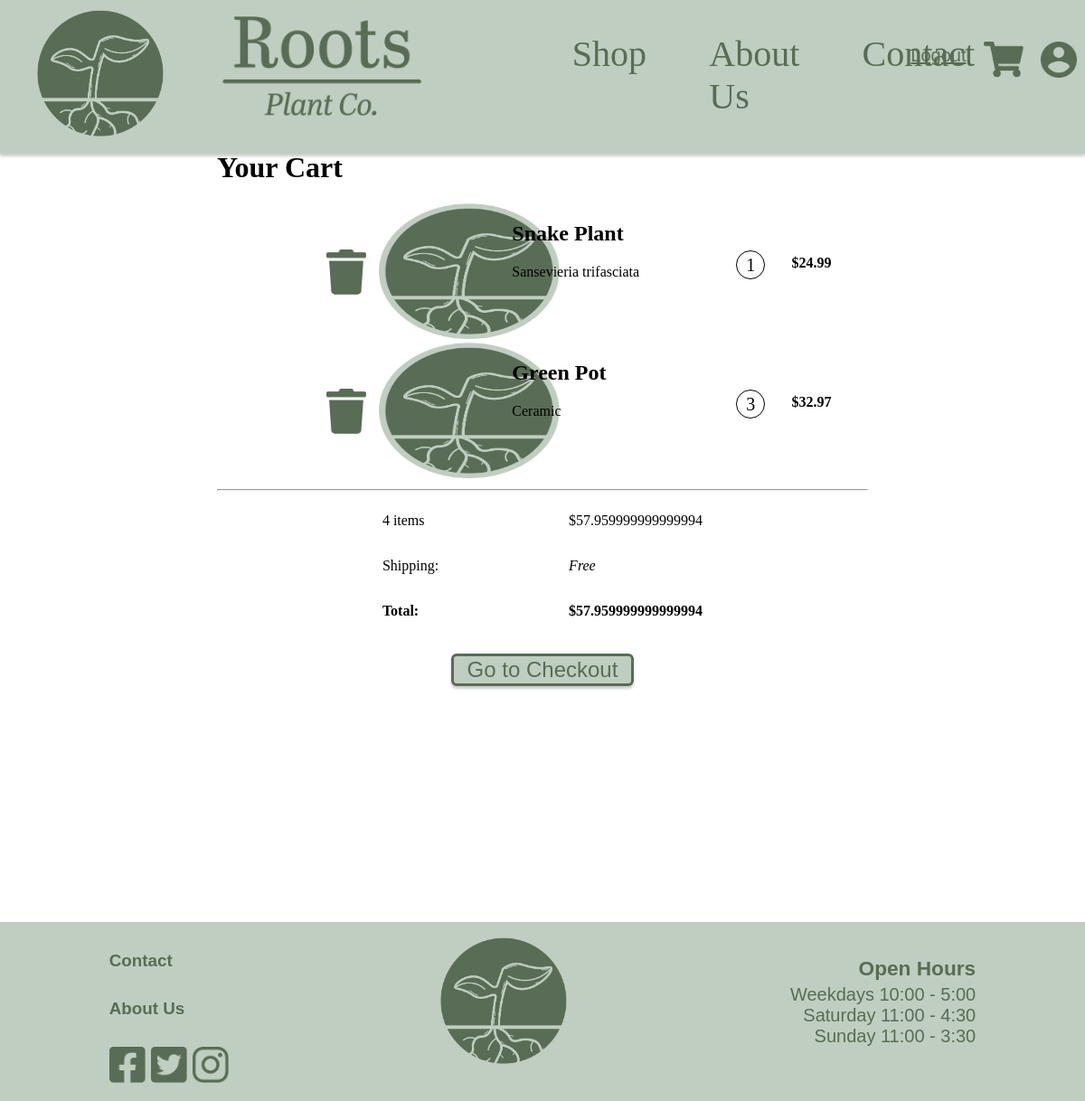
The app's page /viewCart (signed in), older data.
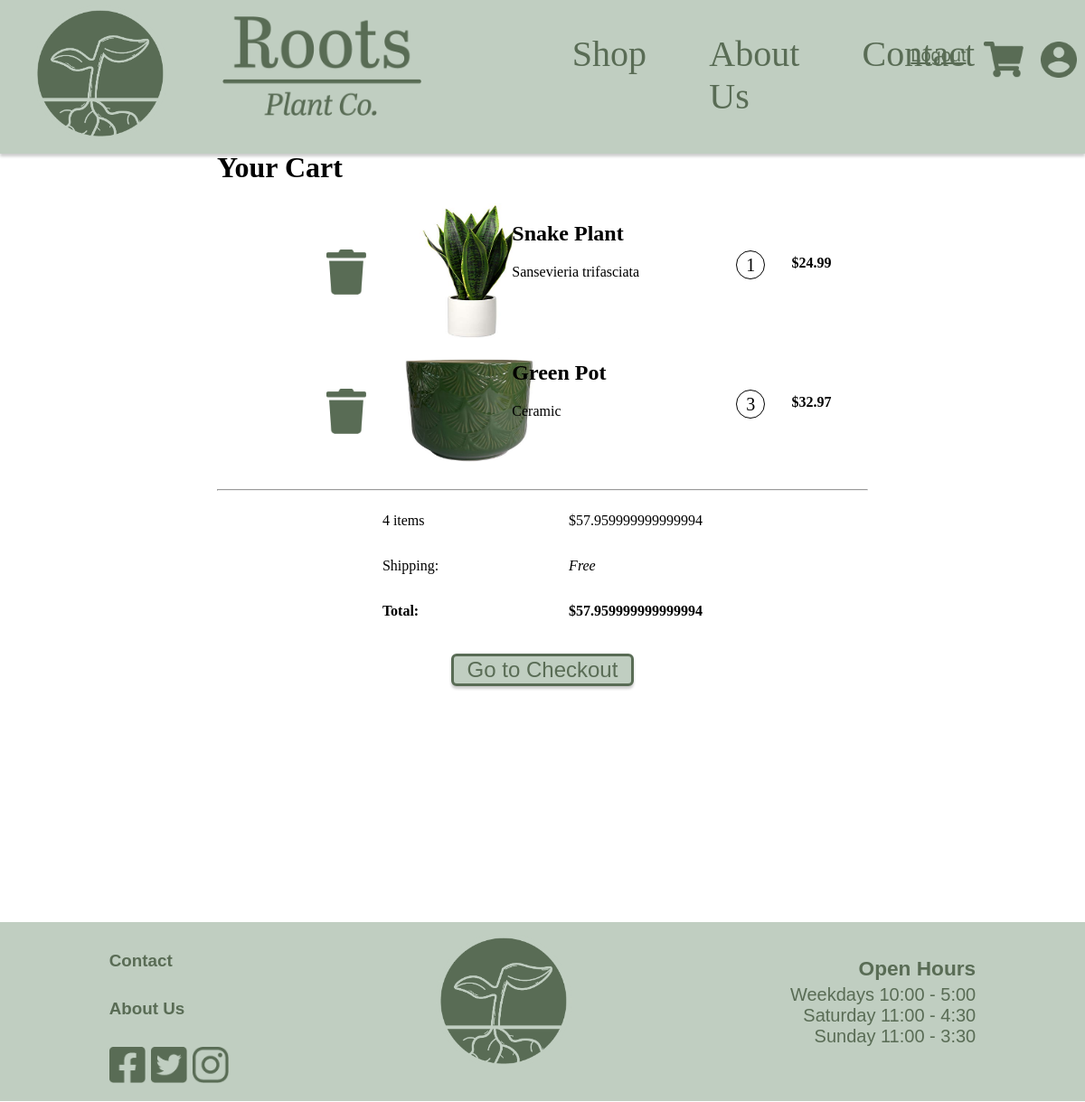
The same page, newer data.
### Website/models.py (models this page shows)
class UserCart(db.Model):
    __tablename__ = 'UserCart'
    id = db.Column(db.Integer, primary_key=True, autoincrement=True)
    userId = db.Column(db.Integer, db.ForeignKey('user.id'), nullable=False)
    productId = db.Column(db.Integer, db.ForeignKey('shopProducts.id'), nullable=False)
    quantity = db.Column(db.Integer, nullable=False, default=1)
    shopproduct = db.relationship('ShopProducts')
    user = db.relationship('User')

class ShopProducts(db.Model):
    __tablename__ = 'shopProducts'
    id = db.Column(db.Integer, primary_key=True)
    name = db.Column(db.String(150), nullable=False) #Is required
    summary = db.Column(db.String(500), nullable=True)
    description = db.Column(db.String(1000), nullable=True)
    price = db.Column(db.Integer, nullable=False) #Is required
    stock = db.Column(db.Integer, nullable=False) #Is required
    category = db.Column(db.String(150), nullable=False) #Is required
    subCategory = db.Column(db.String(150), nullable=True)
    subSubCategory = db.Column(db.String(150), nullable=True)
    imageUrl = db.Column(db.String(150), nullable=False) #Is required
    userId = db.Column(db.Integer, db.ForeignKey('user.id'))

### Website/views.py (the view)
@views.route('/viewCart', methods=['GET'])
@login_required
def viewCart():
    cartItems = UserCart.query.filter_by(userId=current_user.id).all()
    totalPrice = sum(item.shopproduct .price * item.quantity for item in cartItems)
    totalQuantity = sum(item.quantity for item in cartItems)
    return render_template('viewCart.html', user=current_user, cartItems=cartItems, totalPrice=totalPrice, totalQuantity=totalQuantity)

### Website/templates/viewCart.html (shortened to what this page needs)
{% extends "navBase.html" %}
{% block content %}
<div class=pageHeader><h1>Your Cart</h1></div>
<head>
    <link rel="stylesheet" href="{{ url_for('static', filename='css/viewCart.css') }}">
</head>
<body>
    {% if cartItems %}
        <div class="cart">
            {% for item in cartItems %}
            <div class="cartItemContain">
                <div class="cartItem">
                    <div class="btnFlex">
                    <form id="deleteOne" action="{{ url_for('views.removeFromCart', productId=item.productId) }}" method="POST">
                        <button class="delBtn"><img class="binImage" height="50px" src="{{ url_for('static', filename='trashIcon.png') }}"></button>
                    </form>
                    </div>
                    <div class="productImage">
                        <img src="{{ url_for('static', filename='img/' + item.shopproduct.imageUrl) }}" width="200" height="150" alt="Plant image">
                    </div>
                    <div class="itemTitle">
                        <h2>{{ item.shopproduct.name }}</h2>
                        {% if item.shopproduct.summary %}
                        {{item.shopproduct.summary}}
                        {% else %}
                        <p>-</p>
                        {% endif %}
                    </div>
                    <div class="qtyFlex">
                    <div class="qty"> {{ item.quantity }} </div>
                    </div>
                    <div class="priceFlex">
                    <div class="price"><b>${{ item.shopproduct.price * item.quantity }}</b></div>
                    </div>
                </div>
            </div>
            {% endfor %}
        </div>
        <hr>
        <div class="cartSummaryContainer">
            <div class="cartSummaryItems">
                <p>{{ totalQuantity }} items</p>
                <p>Shipping: </p>
                <p><b>Total:</b> </p>
            </div>
            <div class="cartSummaryItems2">
                <p>${{ totalPrice }}</p>
                <p><i>Free</i> </p>
                <p><b>${{ totalPrice }}</b></p>
            </div>
        </div>
        <form class="checkoutBtnLink" action="{{ url_for('views.checkout') }}">
            <button class="checkoutBtn">Go to Checkout</button>
        </form>
    {% else %}
        <p>Your cart is empty.</p>
    {% endif %}
    {% endblock %}

Row changes from the older to the newer data that the page shows:
changed through a linked row, UserCart "Snake Plant": imageUrl: a different picture
changed through a linked row, UserCart "Green Pot": imageUrl: a different picture
